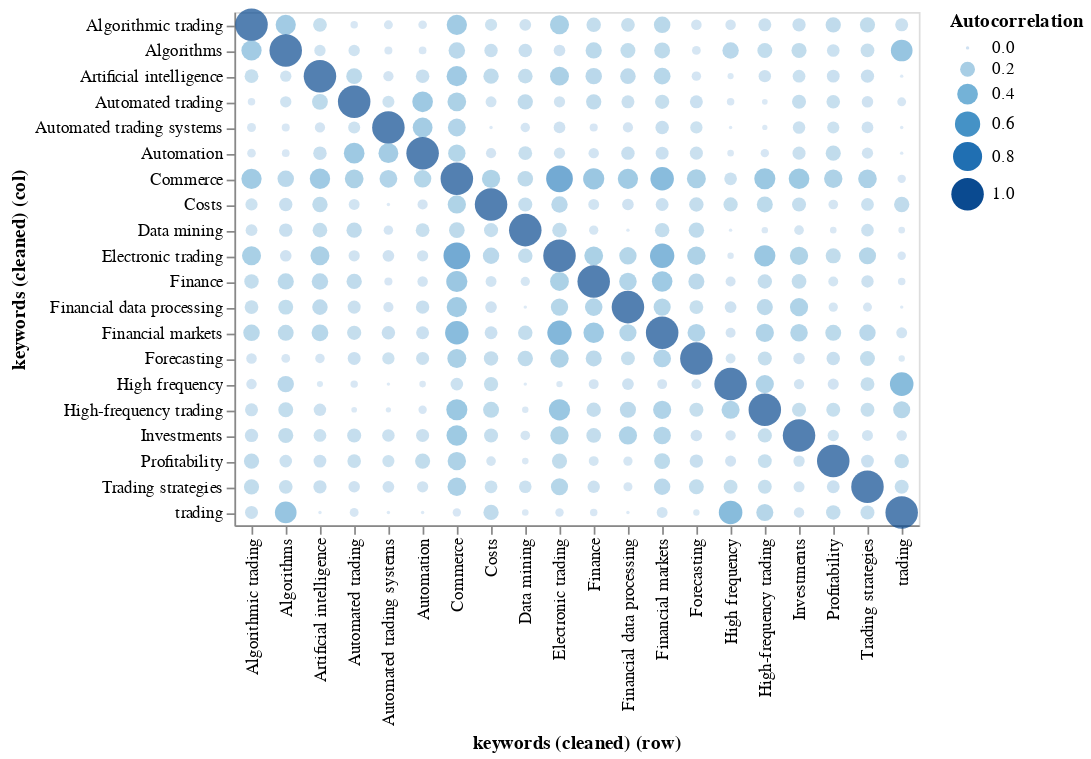

The notebook cell saved with this chart:
### Code cell
rdf.autocorrelation(
    term='keywords (cleaned)',
    sep=';'
).circleplot_in_altair()

### Figure 1 — Vega-Lite specification as saved in the notebook (floating-point values rounded to 4 significant figures; data arrays with more than 128 entries replaced by an {"elided": "..."} marker saying what was removed)
{"$schema": "https://vega.github.io/schema/vega-lite/v3.4.0.json", "config": {"mark": {"tooltip": null}, "view": {"height": 300, "width": 400}}, "data": {"name": "data-411b4aaf3a6f5fc358166f778035e437"}, "datasets": {"data-411b4aaf3a6f5fc358166f778035e437": {"elided": "400 records"}}, "encoding": {"color": {"field": "Autocorrelation", "type": "quantitative"}, "size": {"field": "Autocorrelation", "type": "quantitative"}, "x": {"axis": {"labelAngle": 270}, "field": "keywords (cleaned) (row)", "sort": "ascending", "type": "nominal"}, "y": {"field": "keywords (cleaned) (col)", "sort": "ascending", "type": "nominal"}}, "mark": "circle"}
